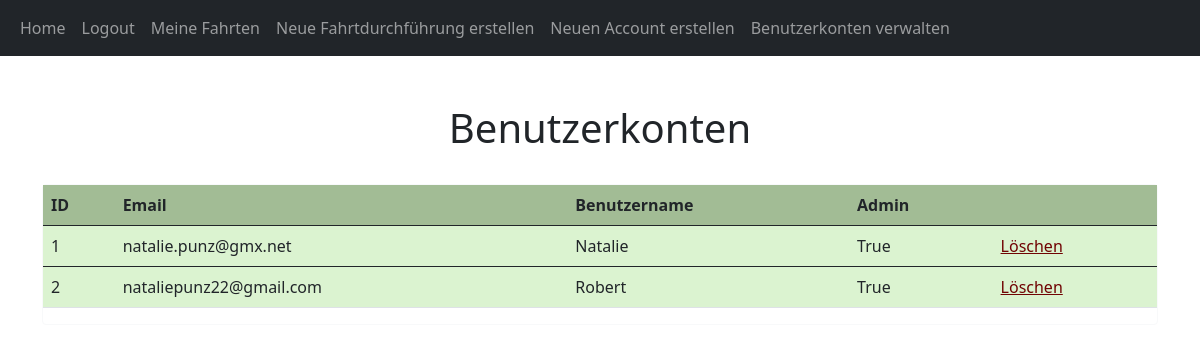
The page /Accounts (signed in) on the database as committed earlier.
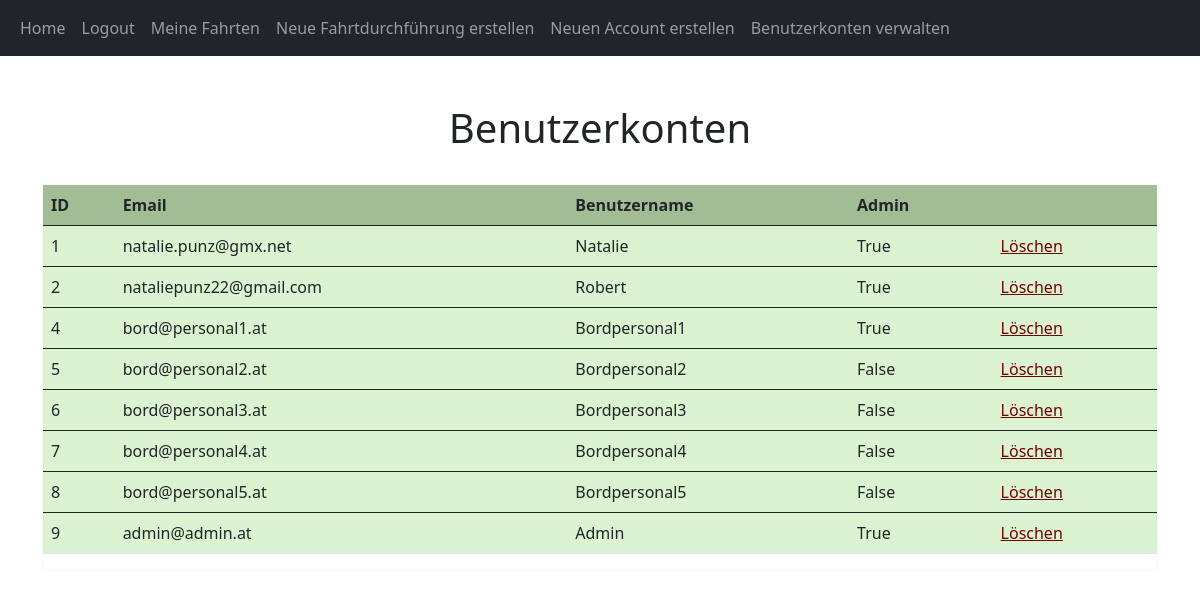
The same page on the database as committed later.
### website/models.py (models this page shows, shortened)
class User(db.Model, UserMixin):
    id = db.Column(db.Integer, primary_key=True)
    email = db.Column(db.String(150), unique=True)
    username = db.Column(db.String(150), unique=True)
    password = db.Column(db.String(150))
    date_created = db.Column(db.DateTime(timezone=True), default=func.now())
    admin = db.Column(db.String(150))
    posts = db.relationship('Post', backref='user', passive_deletes=True)
    def get_admin(self):
        return self.admin

### website/views.py (the view)
@views.route("/Accounts", methods=['GET', 'POST'])
@login_required
def get_accounts():
    users = User.query.all()
    return render_template('bordpersonal.html', user=current_user, users=users)

### website/__init__.py (called while the page is built)
def create_app():
    app = Flask(__name__)
    app.config['SECRET_KEY'] = "helloworld"
    app.config['SQLALCHEMY_DATABASE_URI'] = f'sqlite:///{DB_NAME}'
    db.init_app(app)
    from .views import views
    from .auth import auth
    app.register_blueprint(views, url_prefix="/")
    app.register_blueprint(auth, url_prefix="/")
    from .models import User, Post
    create_database(app)
    login_manager = LoginManager()
    login_manager.login_view = "auth.login"
    login_manager.init_app(app)
    @login_manager.user_loader
    def load_user(id):
        return User.query.get(int(id))
    return app

### website/templates/bordpersonal.html (shortened to what this page needs)
{% extends "base.html" %} {% block title %}Accounts verwalten{% endblock %} {% block content
    %}
    <link rl="stylesheet" href="/static/stylesl.css"/>
    <h1 align="center">
      <br/>
      {% block header %}Benutzerkonten{% endblock %}</h1>
      <link rl="stylesheet" href="/static/stylesl.css"/>
    <div id="users">
      <br/>
      <div class="card border-light" align="center">
      <table class = "table table-hover">
        <thread>
          <tr class="table" style="background-color:rgb(162, 188, 149)">
            <th scope="col">ID</th>
            <th scope="col">Email</th>
            <th scope="col">Benutzername</th>
            <th scope="col">Admin</th>
            <th scope="col"></th>
          </tr>
        </thread>
        {% for u in users %}
            <tbody>
              <tr class="table" style="background-color:rgb(219, 243, 208)">
                <td>{{u.id}}</td>
                <td>{{u.email}}</td>
                <td>{{u.username}}</td>
                <td>{{u.admin}}</td>
                {% if user.get_admin() == 'True' %}
                    <td><a href="/delete-user/{{u.id}}" style="color: rgb(112, 3, 3)">Löschen</a></td>
                {% else %}
                    <td></td>
                {% endif %}
              </tr>
            </tbody>
        {% endfor %}
      </table>
    </div>
     {% endblock %}

### website/templates/base.html (shortened to what this page needs)
<!DOCTYPE html>
<html lang="en">
  <head>
    <link
      href="https://cdn.jsdelivr.net/npm/bootstrap@5.0.2/dist/css/bootstrap.min.css"
      rel="stylesheet"
    />
    <link rl="stylesheet" href="/static/stylesl.css"/>
    <link rel="stylesheet" type="text/css" href="http://code.jquery.com/ui/1.12.1/themes/smoothness/jquery-ui.css">
  </head>
  <body>
    <nav class="navbar navbar-expand-lg navbar-dark bg-dark" >
      <div class="container-fluid">
        <div class="collapse navbar-collapse" id="navbar">
          <div class="navbar-nav">
            <a class="nav-item nav-link" href="/home">Home</a>
            {% if user.is_authenticated %}
            <a class="nav-item nav-link" href="/logout">Logout</a>
            <a class="nav-item nav-link" href="/posts/{{user.username}}">Meine Fahrten</a>
            {% if user.get_admin() == 'True' %}
            <a class="nav-item nav-link" href="/create-post">Neue Fahrtdurchführung erstellen</a>
            <a class="nav-item nav-link" href="/sign-up">Neuen Account erstellen</a>
            <a class="nav-item nav-link" href="/Accounts">Benutzerkonten verwalten</a>
            {% endif %}
            {% else %}
            <a class="nav-item nav-link" href="/login">Login</a>
            <a class="nav-item nav-link" href="/sign-up">Benutzer erstellen</a>
            {% endif %}
          </div>
        </div>
      </div>
    </nav>
    <div class="container">{% block content %}{% endblock %}</div>
  </body>
</html>

Rows that differ between the two databases and show on the page:
added User: id "4", email "bord@personal1.at", username "Bordpersonal1", admin "True"
added User: id "5", email "bord@personal2.at", username "Bordpersonal2", admin "False"
added User: id "6", email "bord@personal3.at", username "Bordpersonal3", admin "False"
added User: id "7", email "bord@personal4.at", username "Bordpersonal4", admin "False"
added User: id "8", email "bord@personal5.at", username "Bordpersonal5", admin "False"
added User: id "9", email "admin@admin.at", username "Admin", admin "True"
